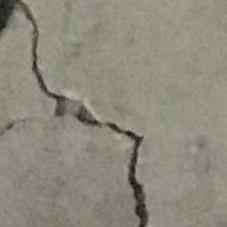
#> input picture 00090.jpg, 227 x 227 px, found by its file name
$ python 'Basic Function Of Image.py'
#> lines starting #> are read from the running program, lines starting #| are printed output that depends on the picture; after the words box and inside, x2 and y2 are one past the last pixel; in counts of white or black regions, pixels touching at a corner belong together
import cv2
import numpy as np
img=cv2.imread("Resources/00090.jpg")
#> img is the input picture: shape (227, 227, 3); mean B, G, R 126.6, 138.8, 141
kernel=np.ones((5,5),np.uint8)
img_gray=cv2.cvtColor(img,cv2.COLOR_BGR2GRAY) #Convert into gray Image
img_blur=cv2.GaussianBlur(img_gray,(7,7),0) #Blur Image
img_Canny=cv2.Canny(img_gray,100,170) #Edge Detection
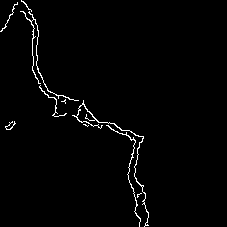
#> img_Canny: shape (227, 227); 1.7% white in thin lines or dots, all inside (x1, y1, x2, y2) = (0, 0, 149, 227)
img_dialation=cv2.dilate(img_Canny,kernel,iterations=2)
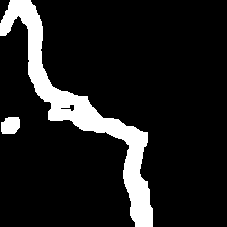
#> img_dialation: shape (227, 227); 11.9% white; 2 white regions, box (x1, y1, x2, y2) and area: (0, 0, 153, 227) 5873, (1, 117, 20, 134) 279
img_enrode=cv2.erode(img_dialation,kernel,iterations=2)
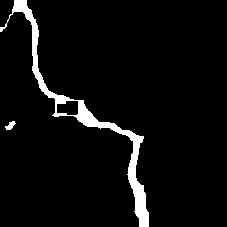
#> img_enrode: shape (227, 227); 4.9% white; 2 white regions, box (x1, y1, x2, y2) and area: (0, 0, 149, 227) 2449, (5, 121, 16, 130) 55
cv2.imshow('Orignal Image',img)
cv2.imshow('gray Image',img_gray)
cv2.imshow('Blur Image',img_blur)
cv2.imshow('Canny Image',img_Canny)
cv2.imshow('Dialation Image',img_dialation)
cv2.imshow('Enrode Image',img_enrode)
cv2.waitKey(0)
